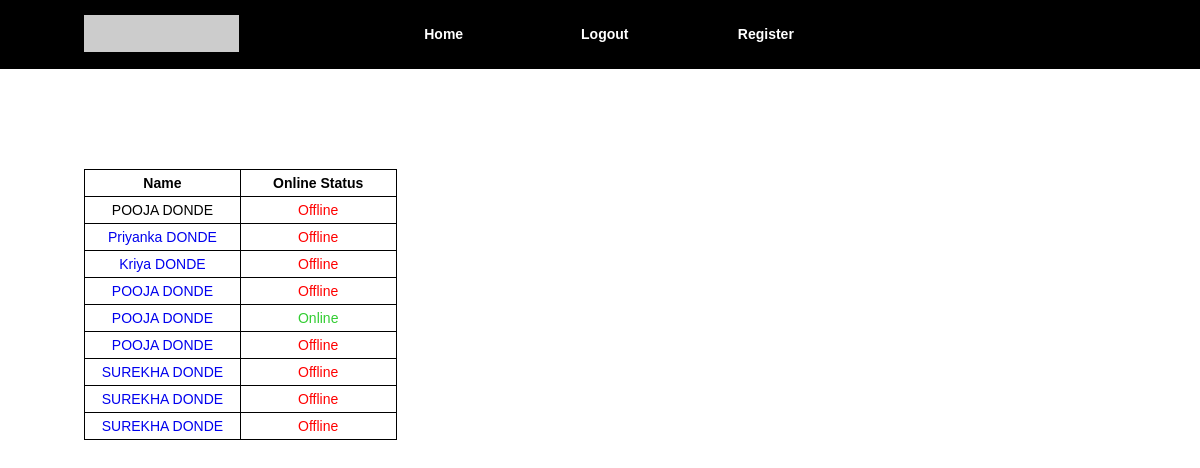
The page / (signed in) on the database its author committed.
### tables this page shows
CREATE TABLE IF NOT EXISTS `users` (
  `id` int(11) NOT NULL AUTO_INCREMENT,
  `first_name` varchar(30) NOT NULL,
  `last_name` varchar(30) NOT NULL,
  `email` varchar(50) NOT NULL,
  `password` varchar(255) NOT NULL,
  `status` int(11) NOT NULL,
  PRIMARY KEY (`id`)
);

### helper/baseUrl.php (called while the page is built)
<?php
  class BaseUrl  {
        protected $url;
        public function setBaseUrl($data) {
            $this->url = $data;
            return $this->url;
        }
        public function getBaseUrl() {
            return $this->url;
        }
    }
    $url = new BaseUrl();
    $url->setBaseUrl('http://localhost/messagingApp');
    $baseUrl = $url->getBaseUrl();
?>

### helper/Database.php (called while the page is built, shortened)
	<?php
	class Database
	{
		public $conn;
		public function connect(){
			try {
				$this->serverName = 'localhost';
				$this->userName = "root";
				$this->password = '';
				$this->databaseName = "messaging_app";
				$this->conn = new mysqli($this->serverName, $this->userName, $this->password,$this->databaseName,'3308');
				return $this->conn;
			}
			catch(Exception $e) {
				echo "There is some problem in connection: " . $e->getMessage();
			}
		}
		public function getAllUsers()
		{
			$select = 'select * from users';
			$result = $this->conn->query($select);
			return $result;
		}
	}
?>

### index.php (the view, shortened to what this page needs)
<?php
  require 'helper/database.php';
  require_once 'helper/baseUrl.php';
  $db = new Database();
?>
<!doctype html>
<html lang="en">
<head>
  <link rel="stylesheet" href="https://cdnjs.cloudflare.com/ajax/libs/font-awesome/4.7.0/css/font-awesome.min.css">
  <link rel="stylesheet" media="screen" href="assets/css/style.css" >
</head>
<body>
  <div class="container">
    <?php include 'views/header.php' ?>
    <main>
      <div class="result">
        <div class="wrapper">
          <ul class="heading">
            <li>Name</li>
            <li>Online Status</li>
          </ul>
      <?php
        if(isset($_SESSION["id"])) {
          $result = $db->getAllUsers();
          while($row = $result->fetch_assoc()){
            echo '<ul>';
            if ($row['id'] == $_SESSION["id"] ) {
              echo "<li>".$row['first_name'].' '.$row['last_name'].'</li>';
            }
            else {
              echo "<li><a href='".$baseUrl."/views/dashboard.php?id=".$row['id']."' alt='".$row['first_name'].' '.$row['last_name']."'>".$row['first_name'].' '.$row['last_name'].'</a></li>';
            }
            if ($row['status'] == 1) {
              echo '<li class="online">Online</li>';
            }
            else {
              echo '<li class="offline">Offline</li>';
            }
            echo '</ul>';
          }
        }
        else {
        }
      ?>
        </div>
      </div>
    </main>
  </div>
</body>
</html>

### views/header.php
<header>
      <div class="wrapper">
        <h1>
          <a href="<?php echo $baseUrl; ?>/index.php" title="Home">
            <img src="https://via.placeholder.com/155x37.png" title="logo">
          </a>
        </h1>
        <div class="menu">
          <nav>
            <ul>
              <li>
                <a href="<?php echo $baseUrl; ?>/index.php" title="Home" class="active">Home</a>
              </li>
              <li>
              <?php
                  if(isset($_SESSION["id"])) {
                    echo "<a href='".$baseUrl."/views/logout.php' title='Logout'>Logout</a>";
                  }
                  else {
                    echo  "<a href='".$baseUrl."/views/login.php' title='Login'>Login</a>";
                  }
                  ?>
              </li>
              <li>
                <a href='<?php echo $baseUrl; ?>/views/register.php' title='Register'>Register</a>
              </li>
            </ul>
          </nav>
        </div>
      </div>
    </header>

### assets/css/style.css (style rules this page uses)
html, body, div, span, applet, object, iframe, h1, h2, h3, h4, h5, h6, p, blockquote, pre, a, abbr, acronym, address, big, cite, code, del, dfn, em, img, ins, kbd, q, s, samp, small, strike, strong, sub, sup, tt, var, b, u, i, center, dl, dt, dd, ol, ul, li, fieldset, form, label, legend, table, caption, tbody, tfoot, thead, tr, th, td, article, aside, canvas, details, embed, figure, figcaption, footer, header, hgroup, menu, nav, output, ruby, section, summary, time, mark, audio, video { margin: 0; padding: 0; border: 0; font-size: 100%; font: inherit; vertical-align: baseline; }
article, aside, details, figcaption, figure, footer, header, hgroup, menu, nav, section { display: block; }
html { overflow-y: scroll; }
img { width: 100%; border: 0; vertical-align: middle; }
body { box-sizing: border-box; font-family: sans-serif; }
a { display: inline-block; text-decoration: none; }
li { display: inline-block; list-style-type: none; }
.wrapper { max-width: 1360px; width: 86%; margin: 0 auto; }
header { background: #000; }
header .wrapper { padding: 15px 0; }
header .wrapper, .menu { display: -webkit-box; display: -ms-flexbox; display: flex; -webkit-box-pack: justify; -ms-flex-pack: justify; justify-content: space-between; }
h1 { -ms-flex-preferred-size: 15%; flex-basis: 15%; }
.menu { -ms-flex-preferred-size: 73%; flex-basis: 73%; }
nav { -ms-flex-preferred-size: 85%; flex-basis: 85%; }
nav li { padding: 10px 5%; }
nav a { color: #fff; font: bold 14px sans-serif; }
ul { display: flex; flex-wrap: wrap; }
.heading { padding-top : 30px; }
.heading li { border-top:1px solid #000; font-weight: bold; text-transform: capitalize; }
li { width: 15%; border: 1px solid #000; border-top:none; border-left: none; text-align: center; padding: 5px 0; }
li:first-child { border-left:1px solid #000; }
.result li { font-size: 14px; }
.result li:first-child { text-transform: capitalize; }
.status, .offline { color : #ff0000; }
.online , .sender-msg { color : #32CD32; }
.result { padding-top: 70px; }

### rows shown on the page
users: first_name "POOJA", last_name "DONDE", status "Offline"
users: first_name "Priyanka", last_name "DONDE", status "Offline"
users: first_name "Kriya", last_name "DONDE", status "Offline"
users: first_name "POOJA", last_name "DONDE", status "Offline"
users: first_name "POOJA", last_name "DONDE", status "Online"
users: first_name "POOJA", last_name "DONDE", status "Offline"
users: first_name "SUREKHA", last_name "DONDE", status "Offline"
users: first_name "SUREKHA", last_name "DONDE", status "Offline"
users: first_name "SUREKHA", last_name "DONDE", status "Offline"
